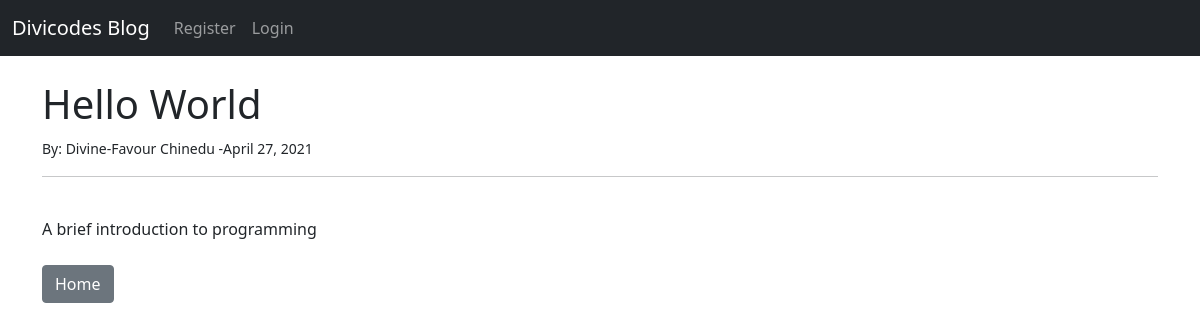
Screenshot of /blog_details/2 with the database file from the repository.
### blog/models.py (models this page shows, shortened)
class Post(models.Model):
    title = models.CharField(max_length=200)
    author = models.ForeignKey(User, on_delete=models.CASCADE)
    title_tag = models.CharField(max_length=200)
    body = models.TextField()
    post_date = models.DateField(auto_now_add=True)

### blog/views.py (the view)
# urls.py: path('blog_details/<int:pk>', BlogDetailView.as_view(), name='blogdetails'),
class BlogDetailView(DetailView):
    model = Post
    template_name = 'blog_details.html'

### blog/templates/blog_details.html (shortened to what this page needs)
{% extends 'base.html' %}
{% block content %}
<h1> {{ post.title }}</h1>
<small>By: {{ post.author.first_name }} {{ post.author.last_name }} -{{ post.post_date }}
</small><br>
<hr>
<br>
{{ post.body }}
<br><br>
<a href="{% url 'home' %}" class="btn btn-secondary">Home</a>
{% endblock %}

### rows the page displays
Post: title "Hello World", author.first_name "Divine-Favour", author.last_name "Chinedu", post_date "April 27, 2021", body "A brief introduction to programming"
